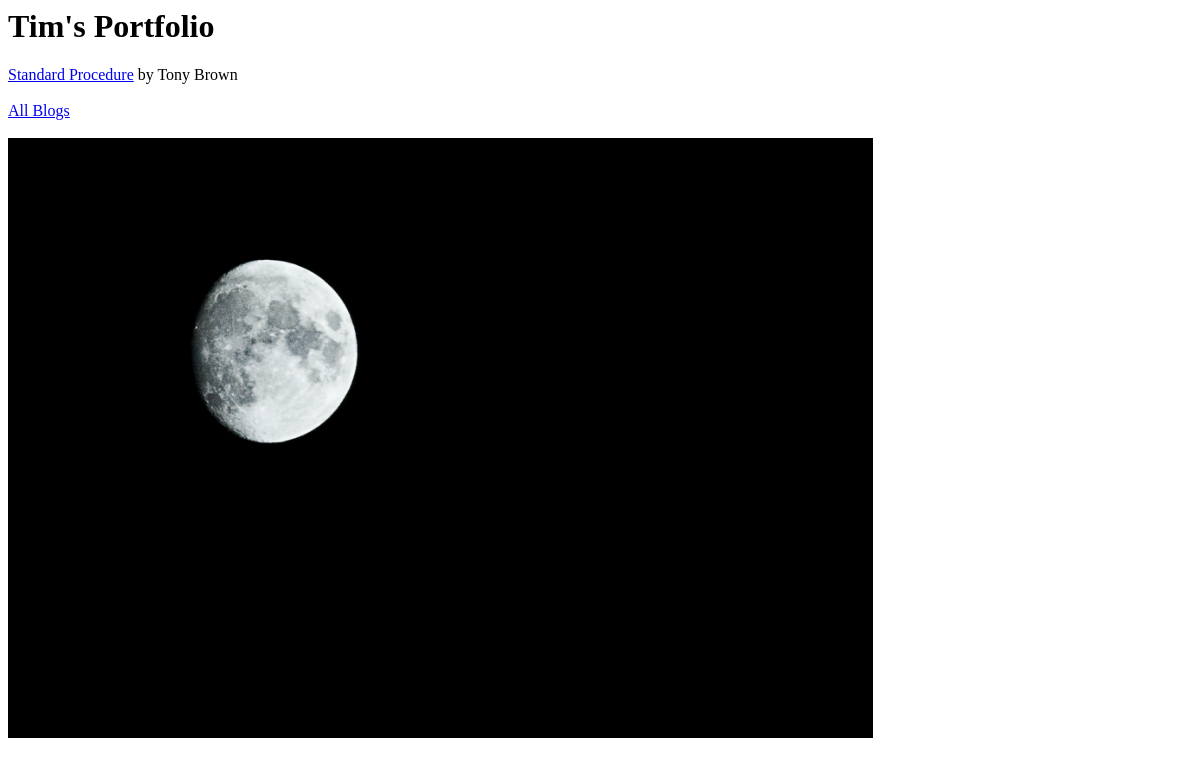
The app's page /, older data.
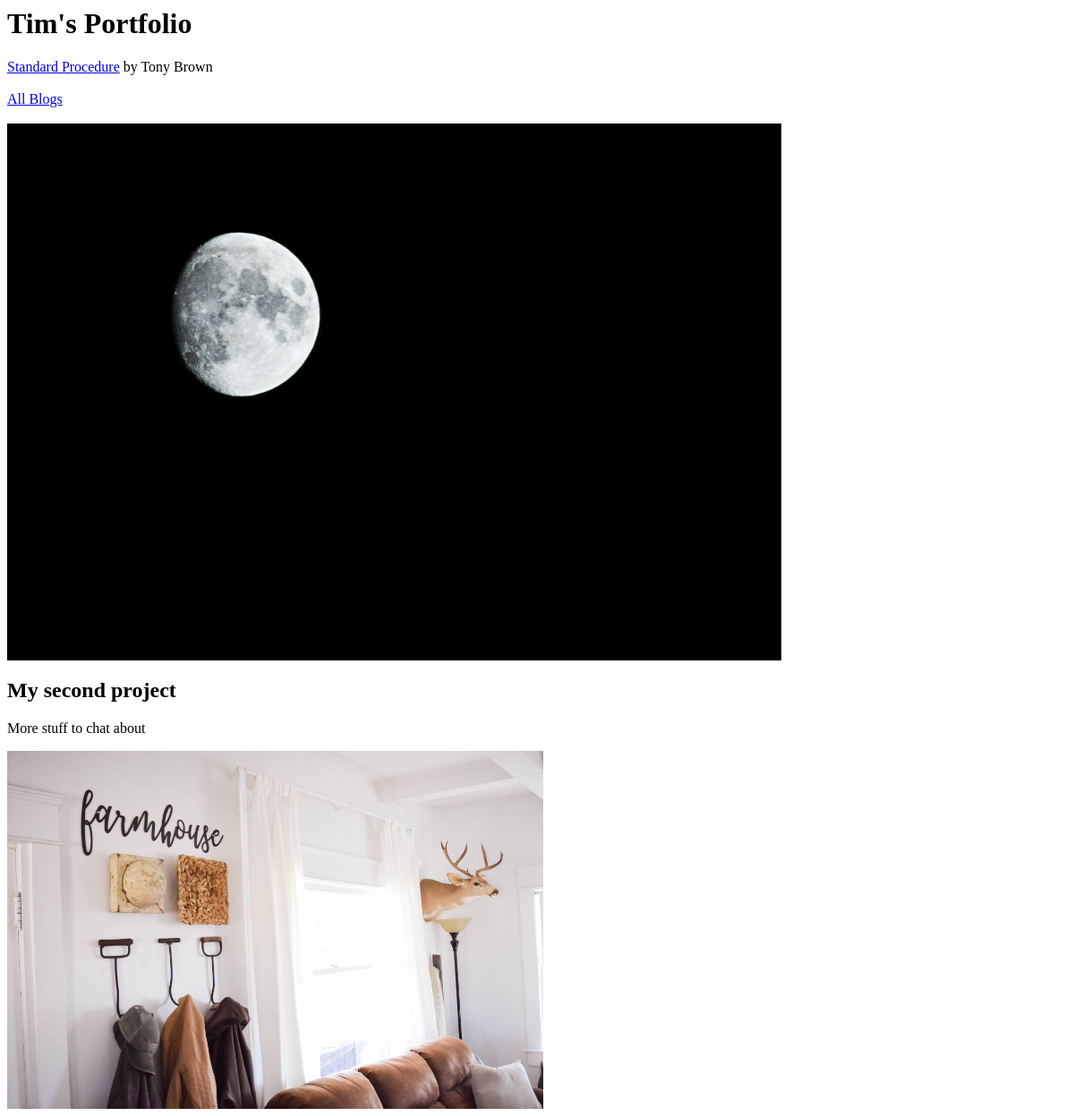
The same page, newer data.
### portfolio/models.py (models this page shows, shortened)
class Project(models.Model):
    title = models.CharField(max_length=100)
    description = models.CharField(max_length=255)
    image = models.ImageField(upload_to='portfolio/images')
    url = models.URLField(blank=True)

### portfolio/views.py (the view)
# urls.py: 2. Add a URL to urlpatterns:  path('', views.home, name='home')
def home(request):
    projects = Project.objects.all()
    return render(request, 'portfolio/home.html', {'projects':projects})

### portfolio/templates/portfolio/home.html (shortened to what this page needs)
<h1>Tim's Portfolio</h1>
{% load static %}
<a href="{% static 'portfolio/Standard_Procedure_By_Tony_L_Brown_SAMPLE.pdf' %}">Standard Procedure</a> by Tony Brown
<a href="{% url 'blog:all_blogs' %}">All Blogs</a>
<img src="{% static 'portfolio/moon.jpg' %}" height="600">
{% for project in projects %}
<h2>{{ project.title }}</h2>
<p>{{ project.description }}</p>
<img src="{{ project.image.url }}" height="400">
{% endfor %}

Row changes from the older to the newer data that the page shows:
added Project: title "My second project", description "More stuff to chat about", image (picture)
